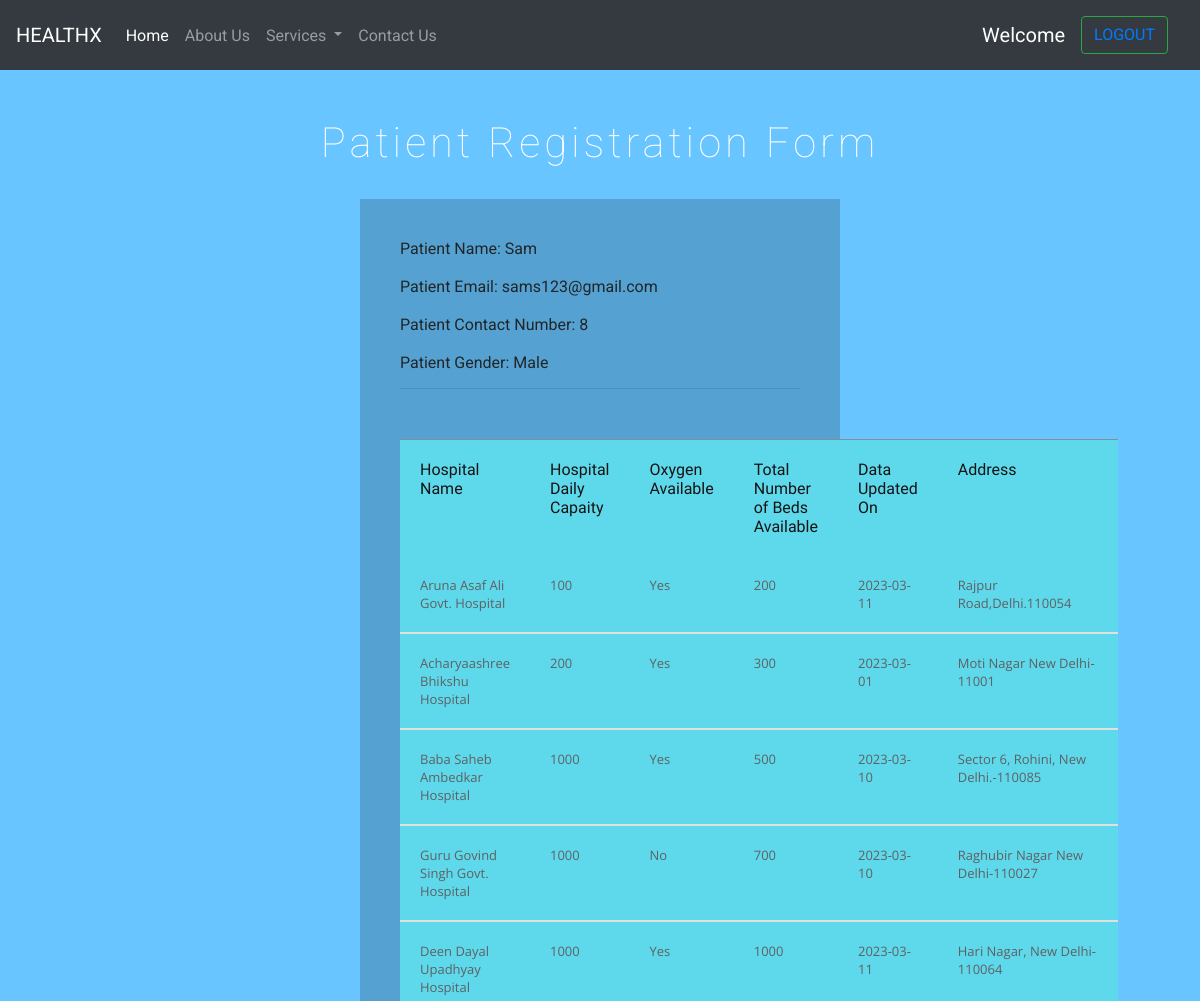
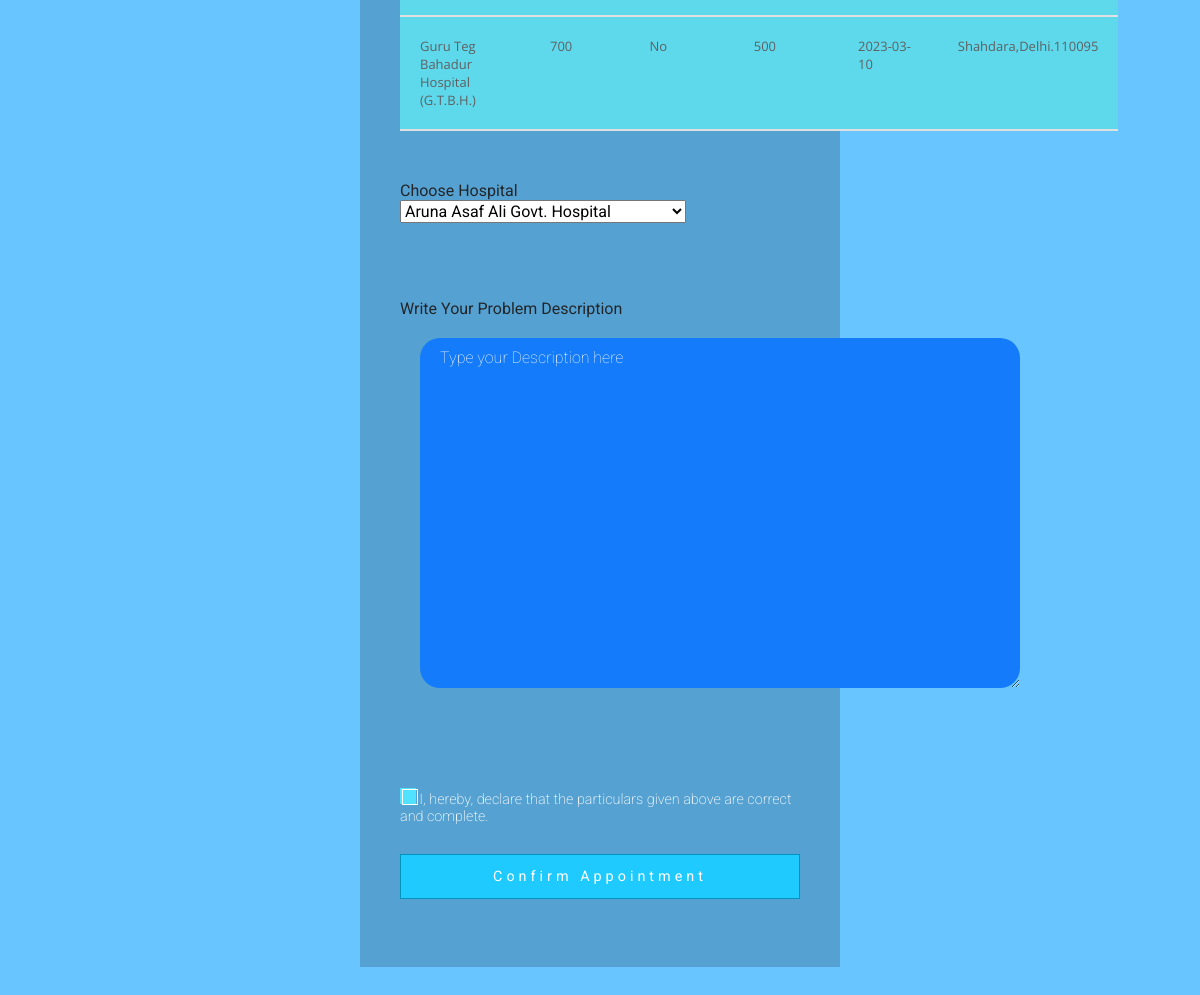
The app's page /confirm_appoint with its own data (2 pictures, top to bottom).
### home/models.py (models this page shows)
class Patient_Appointment(models.Model):
    name = models.CharField(max_length=30)
    mail = models.CharField(max_length=30)
    phone=models.CharField(max_length=10)
    dob=models.CharField(max_length=10)
    gender=models.CharField(max_length=10)
    city=models.CharField(max_length=30)
    dept=models.CharField(max_length=30)
    address=models.CharField(max_length=100)

class add_hospital_data(models.Model):
    name = models.CharField(max_length=30)
    mail = models.CharField(max_length=30)
    phone=models.CharField(max_length=10)
    capaity=models.CharField(max_length=10)
    oxygen=models.CharField(max_length=10,null=True)
    date=models.CharField(max_length=20)
    beds=models.CharField(max_length=10)
    city=models.CharField(max_length=30)
    dept=models.CharField(max_length=30)
    address=models.CharField(max_length=100)

### home/views.py (the view, shortened to what this page needs)
# urls.py: path("confirm_appoint",views.confirm_appoint,name="confirm_appoint"),
def confirm_appoint(request):
    allTasks=add_hospital_data.objects.all()
    newTasks=Patient_Appointment.objects.last()
    context={'tasks':allTasks,'patient_info':newTasks}
    return render(request,'confirm_appoint.html',context)

### templates/confirm_appoint.html (shortened to what this page needs)
{%  include   'second_main.html' %}
<!DOCTYPE html>
<html>
<head>
<link rel="stylesheet" href="static/css/confirm.css">
<link rel="stylesheet" href="static/css/table.css">
</head>
<body>
  <div class="main-w3layouts wrapper">
    <h1>Patient Registration Form</h1>
    <div class="main-agileinfo">
      <div class="agileits-top">
        <form action="#" method="post">
          <label class="form-label" for="username" >Patient Name: {{patient_info.name}}</label>
          <br>
          <br>
          <label class="form-label" for="username" >Patient Email: {{patient_info.mail}}</label>
          <br>
          <br>
          <label class="form-label" for="username" >Patient Contact Number: {{patient_info.phone}}</label>
          <br>
          <br>
          <label class="form-label" for="username" >Patient Gender: {{patient_info.gender}}</label>
          <table>
            <thead>
                <tr>
                    <th>Hospital Name</th>
                    <th>Hospital Daily Capaity</th>
                    <th>Oxygen Available</th>
                    <th>Total Number of Beds Available</th>
                    <th>Data Updated On</th>
                    <th> Address</th>
                </tr>
            </thead>
            <hr>
            <tbody>
            {% for task in tasks%}
            {% if task.city == "Delhi"%}
            <tr>
              <td>{{task.name}}</td>
              <td>{{task.capaity}}</td>
              <td>{{task.oxygen}}</td>
              <td>{{task.beds}}</td>
              <td>{{task.date}}</td>
              <td>{{task.address}}</td>
            </tr>
            <tr>
            {% endif %}
            {% endfor %}
            </tbody>
        </table>
        <div class="dropdown">
        <label class="form-label" for="username" >Choose Hospital</label>
          <select name="hospital" id="hospital" required="" >
            {% for task in tasks%}
            <option value="{{task.name}}">{{task.name}}</option>
            {% endfor %}
          </select>
        </div>
          <br>
          <br>
          <br>
          <br>
          <br>
          <label class="form-label" for="username" >Write Your Problem Description</label>
          <div class="textbox-area">
            <textarea class="textbox-area__input" placeholder="Type your Description here" name="desc" id="desc"></textarea>
          </div>
            <br>
            <br>
          <br>
          <br>
          <div class="wthree-text">
            <label class="anim">
              <input type="checkbox" class="checkbox" required="">
              <span>I, hereby, declare that the particulars given above are correct and complete.</span>
            </label>
          </div>
          <input type="submit" value="Confirm Appointment">
        </form>
      </div>
    </div>
    <ul class="colorlib-bubbles">
    </ul>
  </div>
</body>
</html>

### templates/second_main.html (shortened to what this page needs)
<!doctype html>
<html lang="en">
  <head>
    <link rel="stylesheet" href="https://cdn.jsdelivr.net/npm/bootstrap@4.3.1/dist/css/bootstrap.min.css">
  </head>
  <body>
    <nav class="navbar navbar-expand-lg navbar-dark bg-dark">
        <a class="navbar-brand" href="#">HEALTHX</a>
        <div class="collapse navbar-collapse" id="navbarSupportedContent">
          <ul class="navbar-nav mr-auto">
            <li class="nav-item active">
              <a class="nav-link" href="{% url 'second_page' %}">Home <span class="sr-only">(current)</span></a>
            </li>
            <li class="nav-item">
              <a class="nav-link" href="/about">About Us</a>
            </li>
            <li class="nav-item dropdown">
              <a class="nav-link dropdown-toggle" href="/about" id="navbarDropdown" role="button" data-toggle="dropdown" aria-haspopup="true" aria-expanded="false">
                Services
              </a>
            </li>
            <li class="nav-item">
                <a class="nav-link" href="/contact">Contact Us</a>
              </li>
          </ul>
          <nav class="navbar navbar-expand-lg navbar-dark bg-dark">
            <a class="navbar-brand" href="#"> Welcome {{user.username }}</a>
           <form class="form-inline my-2 my-lg-0">
            <button class="btn btn-outline-success my-2 my-sm-0" type="submit" >
              <a href="{% url 'home' %}"> LOGOUT</a>
            </button>
          </form>
        </div>
      </nav>

### home/static/css/confirm.css (style rules this page uses)
html, body, div, span, applet, object, iframe, h1, h2, h3, h4, h5, h6, p, blockquote, pre, a, abbr, acronym, address, big, cite, code, del, dfn, em, img, ins, kbd, q, s, samp, small, strike, strong, sub, sup, tt, var, b, u, i, dl, dt, dd, ol, nav ul, nav li, fieldset, form, label, legend, table, caption, tbody, tfoot, thead, tr, th, td, article, aside, canvas, details, embed, figure, figcaption, footer, header, hgroup, menu, nav, output, ruby, section, summary, time, mark, audio, video { margin: 0; padding: 0; border: 0; font-size: 100%; font: inherit; vertical-align: baseline; }
article, aside, details, figcaption, figure, footer, header, hgroup, menu, nav, section { display: block; }
ol, ul { list-style: none; margin: 0px; padding: 0px; }
table { border-collapse: collapse; border-spacing: 0; }
a { text-decoration: none; }
body { background: #76b852; background: -webkit-linear-gradient(to top, #75BAFF, #28BBFF); background: -moz-linear-gradient(to top, #75BAFF, #28BBFF); background: -o-linear-gradient(to top, #75BAFF, #28BBFF); background: linear-gradient(to top, #75BAFF, #28BBFF); background-size: cover; background-attachment: fixed; font-family: 'Roboto', sans-serif; }
h1 { font-size: 3em; text-align: center; color: #fff; font-weight: 100; text-transform: capitalize; letter-spacing: 4px; font-family: 'Roboto', sans-serif; }
.main-w3layouts { padding: 3em 0 1em; }
.main-agileinfo { width: 70%; margin: 3em auto; background: rgba(0, 0, 0, 0.18); background-size: cover; }
.agileits-top { padding: 3em; }
input[type="submit"] { font-size: .9em; color: #fff; background: #1ECAFF; outline: none; border: 1px solid #0293BE; cursor: pointer; padding: 0.9em; -webkit-appearance: none; width: 100%; margin: 2em 0; letter-spacing: 4px; }
.wthree-text label { font-size: 0.9em; color: #fff; font-weight: 200; cursor: pointer; position: relative; }
input.checkbox { background: #51E2FF; cursor: pointer; width: 1.1em; height: 1.1em; }
input.checkbox:before { content: ""; position: absolute; width: 1.1em; height: 1.1em; background: inherit; cursor: pointer; }
input.checkbox:after { content: ""; position: absolute; top: 1px; left: 2px; z-index: 1; width: 1.1em; height: 1.1em; border: 1px solid #fff; -webkit-transition: .4s ease-in-out; -moz-transition: .4s ease-in-out; -o-transition: .4s ease-in-out; transition: .4s ease-in-out; }
.wrapper { position: relative; overflow: hidden; }
.colorlib-bubbles { position: absolute; top: 0; left: 0; width: 100%; height: 100%; z-index: -1; }
@media (max-width:1366px) { h1 { font-size: 2.6em; } }
@media (max-width:1366px) { .agileits-top { padding: 2.5em; } }
@media (max-width:1366px) { .main-agileinfo { margin: 2em auto; } }
@media (max-width:1366px) { .main-agileinfo { width: 36%; } }
@media (max-width:1280px) { .main-agileinfo { width: 40%; } }
.dropdown { position: relative; display: inline-block; }
.textbox-area { position: relative; margin: 20px; }
.textbox-area__input { font-size: 16px; padding: 10px 20px; width: 600px; height: 350px; border-radius: 20px; border: none; background-color: #147bfa; transition: all 0.3s ease; }

### home/static/css/table.css (style rules this page uses)
* { -moz-box-sizing: border-box; -webkit-box-sizing: border-box; box-sizing: border-box; }
body { background:#68c5ff; }
table { border-collapse: separate; background:#5ed9eb; @include border-radius(5px); margin:50px auto; @include box-shadow(0px 0px 5px rgba(0,0,0,0.3)); }
thead { @include border-radius(5px); }
tbody tr td { font-family: 'Open Sans', sans-serif; font-weight:400; color:#5f6062; font-size:13px; padding:20px 20px 20px 20px; border-bottom:2px solid #e0e0e0; }
tbody tr:nth-child(2n) { background:#19191a; }

### records on screen
Patient_Appointment: name "Sam", mail "sams123@gmail.com", phone "8", gender "Male"
add_hospital_data: name "Aruna Asaf Ali Govt. Hospital", capaity "100", oxygen "Yes", beds "200", date "2023-03-11", address "Rajpur Road,Delhi.110054"
add_hospital_data: name "Acharyaashree Bhikshu Hospital", capaity "200", oxygen "Yes", beds "300", date "2023-03-01", address "Moti Nagar New Delhi-11001"
add_hospital_data: name "Baba Saheb Ambedkar Hospital", capaity "1000", oxygen "Yes", beds "500", date "2023-03-10", address "Sector 6, Rohini, New Delhi.-110085"
add_hospital_data: name "Guru Govind Singh Govt. Hospital", capaity "1000", oxygen "No", beds "700", date "2023-03-10", address "Raghubir Nagar New Delhi-110027"
add_hospital_data: name "Deen Dayal Upadhyay Hospital", capaity "1000", oxygen "Yes", beds "1000", date "2023-03-11", address "Hari Nagar, New Delhi-110064"
add_hospital_data: name "Guru Teg Bahadur Hospital (G.T.B.H.)", capaity "700", oxygen "No", beds "500", date "2023-03-10", address "Shahdara,Delhi.110095"

### other values on screen
form field hospital "Aruna Asaf Ali Govt. Hospital"
